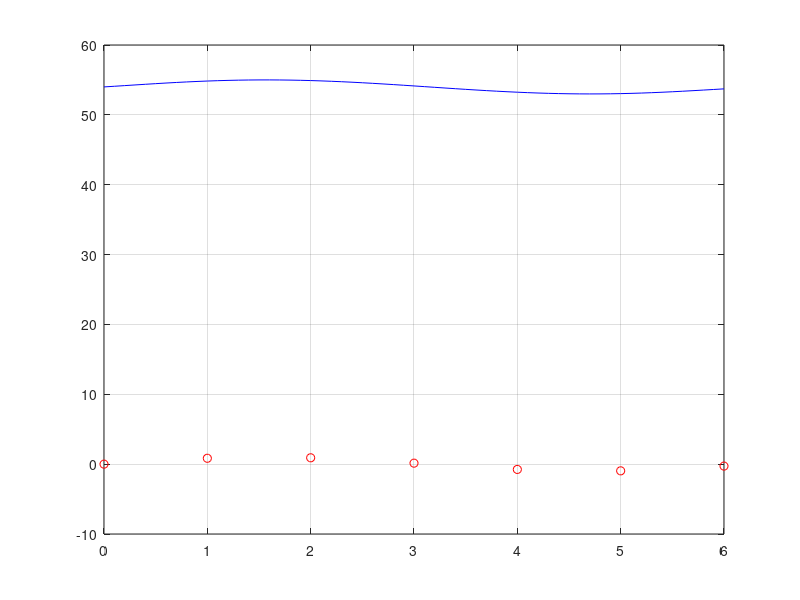

This figure's MATLAB source:
clear all; close all; clc;

x = 0:6; 
y = [0 0.8415 0.9093 0.1411 -0.7568 -0.9589 -0.2794];
xp = 2.46;
%Point lagrange
n = length(x);
P = ones(1, n);

for i = 1:n
    
    for j = 1:n
        
        if i~=j
            P(i)= P(i).* (xp-x(j)) / (x(i)-x(j)); 
        end
    end
    P(i) = y(i).* P(i);
end

yp = sum(P)

xs = 0:0.1:6; 

ys = zeros(1, length(xs));


for k = 1:length(xs)
    P = ones(1, length(xs));
    for i = 1:n
        
        for j = 1:n

            if i~=j
                P(i) = P(i) .* (xs(k)-x(j))/(x(i) - x(j));
            end
        end
        P(i) = P(i) .* y(i);
    end
    ys(k) = sum(P);
end



figure(1)
plot(x,y,'ro'); hold on;
plot(xs, ys, 'b-');
grid on;
